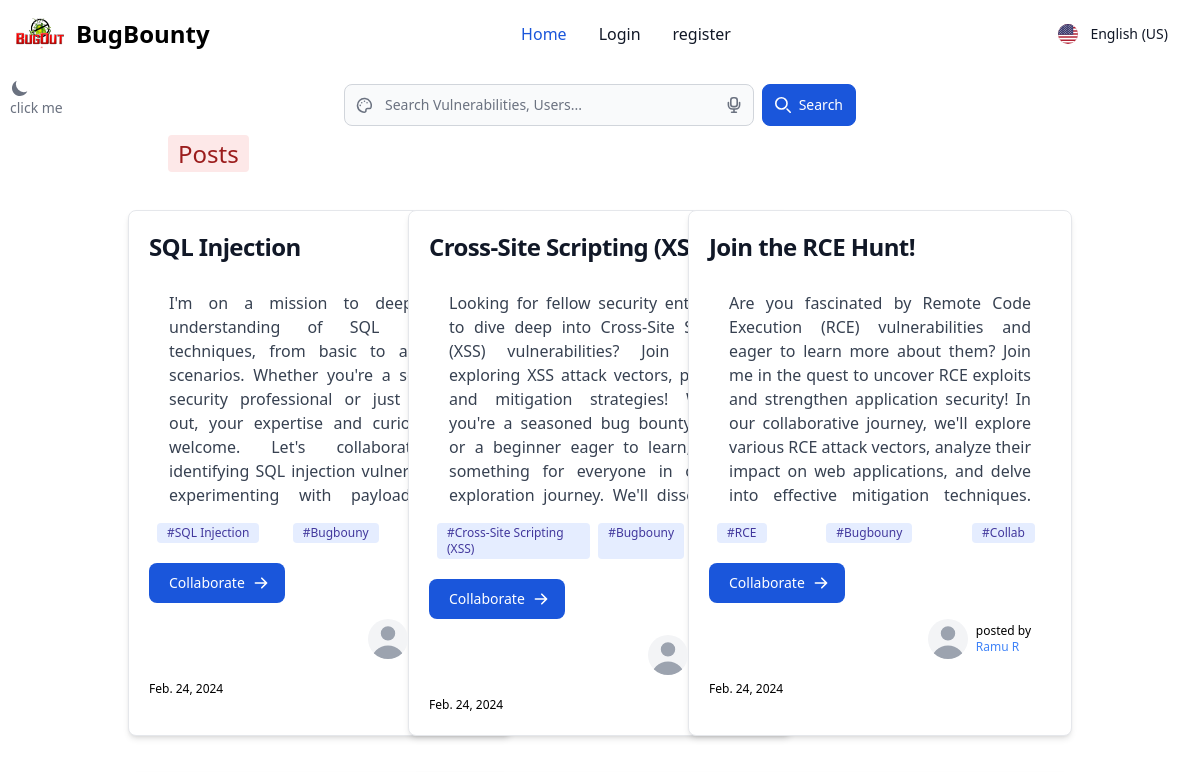
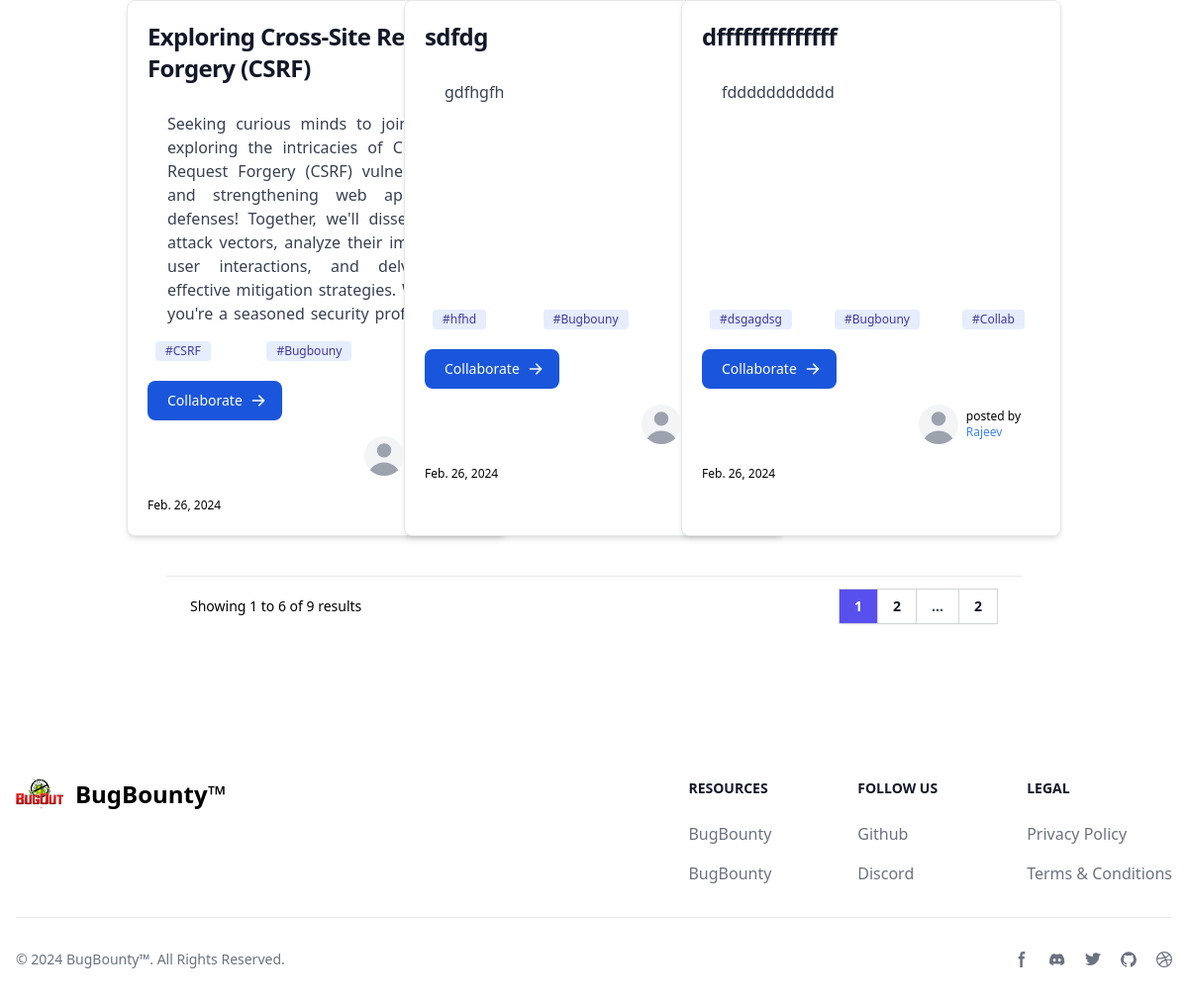
The app's page /, older data (2 pictures, top to bottom).
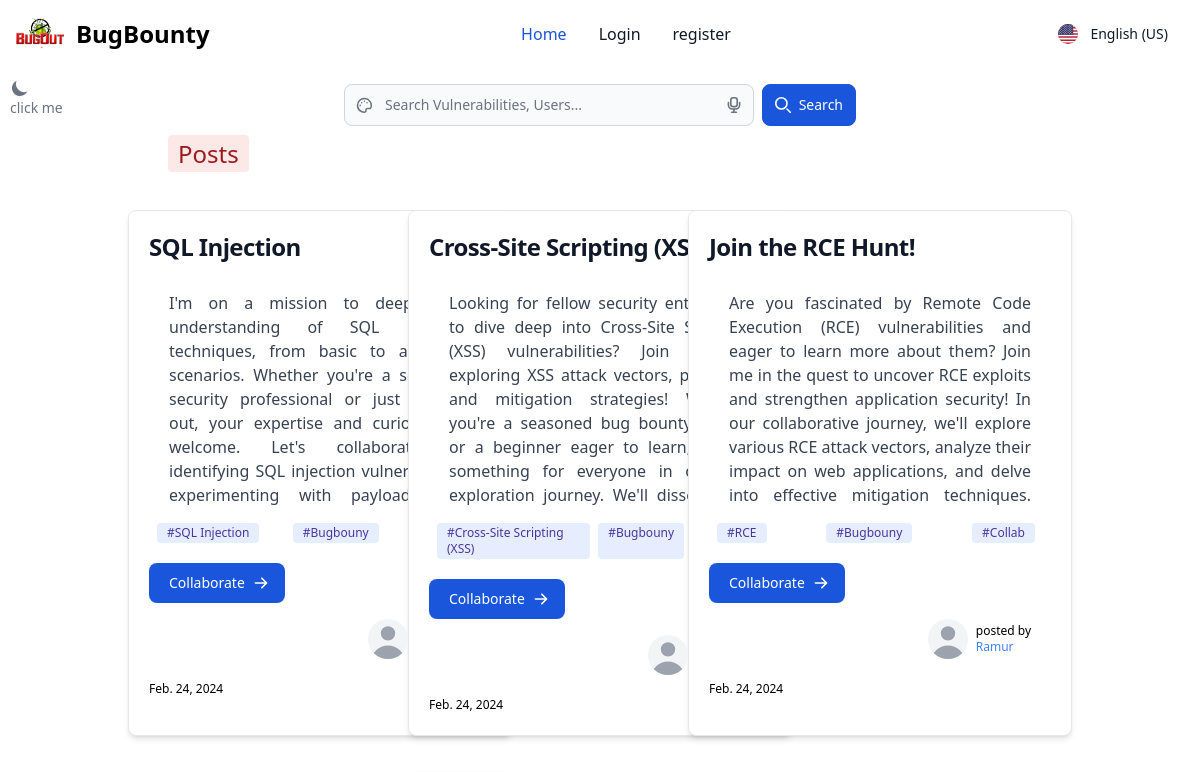
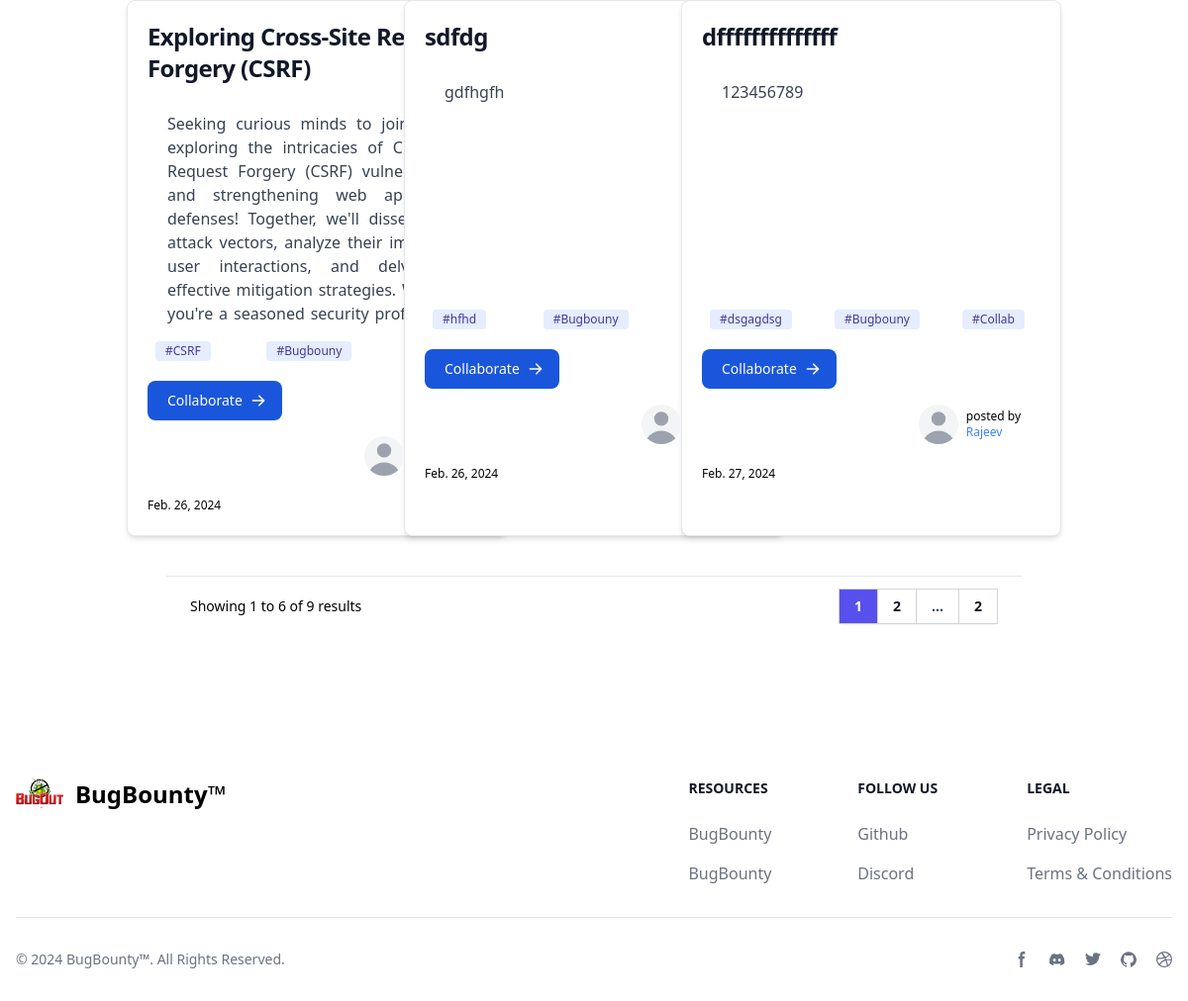
The same page, newer data (2 pictures, top to bottom).
### app/models.py (models this page shows)
class Posts(models.Model):
    title = models.CharField(max_length=150)
    description = models.TextField()
    tags = models.CharField(max_length=150, null=True, blank=True)
    user = models.ForeignKey(User, on_delete=models.CASCADE)
    date = models.DateField(auto_now=True)

### app/views.py (the view)
# urls.py: path('', index, name='index'),
def index(request):
    data = Posts.objects.all()
    if request.method == "POST":
        name = request.POST['name']
        data = Posts.objects.filter(Q(tags__icontains=name) | Q(
            title__icontains=name) | Q(description__icontains=name) | Q(user__username__icontains=name))
    paginator = Paginator(data, 6)
    page_number = request.GET.get('page')
    service_data = paginator.get_page(page_number)
    return render(request, 'index.html', {"query": service_data})

### app/templates/index.html (shortened to what the changed rows need)
{% extends "base.html" %} {% block content %}
<div class="px-10 md:px-20">
  <div
    class="m-5 grid grid-cols-1 md:grid-cols-3 lg:grid-col-4 gap-4 justify-items-center"
  >
    {% if query %} {% for val in query %}
    <div
      class="w-96 bg-white border overflow-hidden border-gray-200 rounded-lg shadow-md dark:bg-gray-800 dark:border-gray-700 mt-5 h-auto"
    >
      <div class="p-5">
        <a href="#">
          <h5
            class="mb-2 text-2xl font-bold tracking-tight text-gray-900 dark:text-white"
          >
            {{val.title}}
          </h5>
        </a>
        <p
          class="mb-3 font-normal p-5 text-gray-700 dark:text-gray-400 w-auto md:w-auto overflow-auto text-justify h-auto md:h-60 scrollbar-thin scrollbar-thumb-transparent scrollbar-track-transparent"
        >
          {{val.description}}
        </p>
        <div class="flex justify-between m-2 text-xs">
          <span
            class="bg-indigo-100 text-indigo-800 text-xs font-medium me-2 px-2.5 py-0.5 rounded dark:bg-indigo-900 dark:text-indigo-300"
            >#{{val.tags}}</span
          >
          <span
            class="bg-indigo-100 text-indigo-800 text-xs font-medium me-2 px-2.5 py-0.5 rounded dark:bg-indigo-900 dark:text-indigo-300"
            >#Bugbouny</span
          >
          <span
            class="bg-indigo-100 text-indigo-800 text-xs font-medium me-2 px-2.5 py-0.5 rounded dark:bg-indigo-900 dark:text-indigo-300"
            >#Collab</span
          >
        </div>
        {% if request.user != val.user %}
        <button
        onclick="window.location.href='{% url 'sentcollabs' val.id %}'"
          data-modal-target="authentication-modal"
          data-modal-toggle="authentication-modal"
          data-post-id="{{ val.id }}"
          class="block text-white mt-5 bg-blue-700 hover:bg-blue-800 focus:ring-4 focus:outline-none focus:ring-blue-300 font-medium rounded-lg text-sm px-5 py-2.5 text-center dark:bg-blue-600 dark:hover:bg-blue-700 dark:focus:ring-blue-800"
          type="button"
        >
          <span class="flex items-center justify-end"
            >Collaborate
            <svg
              class="w-4 h-4 ml-2 -mr-1"
              fill="currentColor"
              viewBox="0 0 20 20"
              xmlns="http://www.w3.org/2000/svg"
            >
              <path
                fill-rule="evenodd"
                d="M10.293 3.293a1 1 0 011.414 0l6 6a1 1 0 010 1.414l-6 6a1 1 0 01-1.414-1.414L14.586 11H3a1 1 0 110-2h11.586l-4.293-4.293a1 1 0 010-1.414z"
                clip-rule="evenodd"
              ></path></svg
          ></span>
        </button>
        {% endif %}
        <a class="m-3 flex justify-end items-center"  href="{% url "publicprofile" val.user %}">
          <div
            class="relative w-10 h-10 overflow-hidden bg-gray-100 rounded-full dark:bg-gray-600"
          >
            <svg
              class="absolute w-12 h-12 text-gray-400 -left-1"
              fill="currentColor"
              viewBox="0 0 20 20"
              xmlns="http://www.w3.org/2000/svg"
            >
              <path
                fill-rule="evenodd"
                d="M10 9a3 3 0 100-6 3 3 0 000 6zm-7 9a7 7 0 1114 0H3z"
                clip-rule="evenodd"
              ></path>
            </svg>
          </div>
          <div class="dark:text-white text-xs p-2">
            posted by
            <h1 class="text-blue-500 capitalize" >{{val.user}} </h1>
          </div>
        </a>
        <span class="text-xs dark:text-white">{{val.date}}</span>
      </div>
    </div>
    {% comment %} card end {% endcomment %} {% endfor %} {% endif %}
  </div>
</div>
{% endblock content %}

Row changes from the older to the newer data that the page shows:
changed through a linked row, Posts "Join the RCE Hunt!": user "Ramu R" → "Ramur"
changed Posts "dffffffffffffff": description "fddddddddddd" → "123456789"; date "Feb. 26, 2024" → "Feb. 27, 2024"
